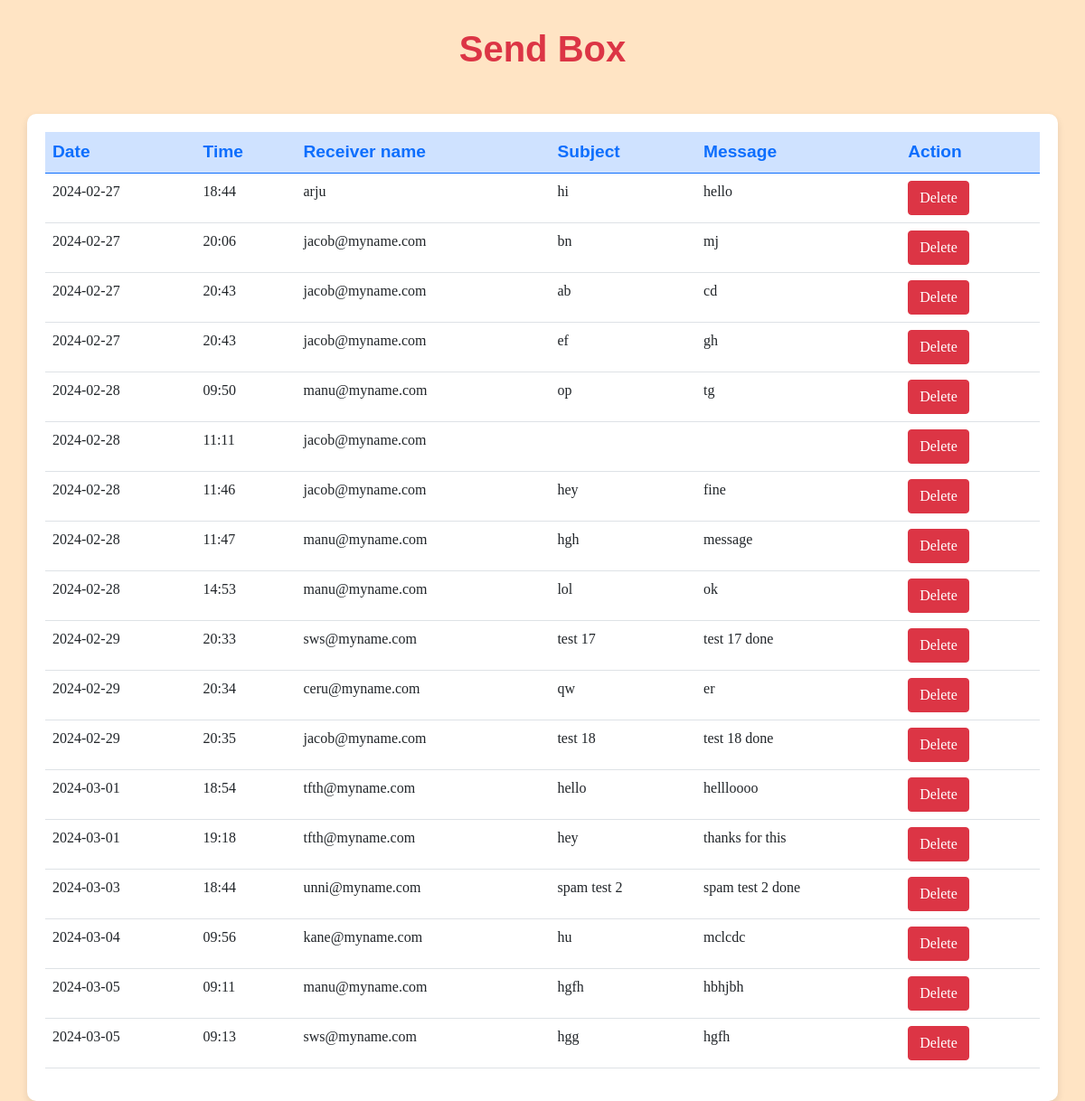
The page /view_sendmsg/ (signed in) on the database its author committed.
### user/models.py (models this page shows)
class Message_tb(models.Model):
    Sender_id = models.ForeignKey(Register_tb,related_name = 'sender_id',on_delete=models.CASCADE)
    Subject = models.TextField(max_length = 20)
    Message = models.TextField(max_length = 20)
    Date = models.TextField(max_length =20)
    Time = models.TextField(max_length =20)
    Reciever_id = models.ForeignKey(Register_tb,related_name = 'reciever_id',on_delete=models.CASCADE)
    Status = models.TextField(max_length =20)
    Filterstatus = models.TextField(max_length =20)

class Register_tb(models.Model):
    Name = models.TextField(max_length =20)
    Gender = models.TextField(max_length = 20)
    DOB = models.TextField(max_length = 20)
    Address = models.TextField(max_length =20)
    Country_id = models.ForeignKey(Country_tb,on_delete = models.CASCADE)
    State_id = models.ForeignKey(State_tb,on_delete = models.CASCADE)
    Phone = models.TextField(max_length = 20)
    Security_question = models.TextField(max_length = 20)
    Answer = models.TextField(max_length =20)
    Username = models.TextField(max_length =20)
    Password = models.TextField(max_length =20)

### user/views.py (the view)
# urls.py: path('view_sendmsg/',userviews.view_sendmsg,name="view_sendmsg"),
def view_sendmsg(request):
    user_id = request.session['userid']
    message_data = Message_tb.objects.filter(Sender_id_id = user_id,Status__in=["pending","deleted by reciever"])
    return render(request,"user/view_sendmsg.html",{'message':message_data})

### templates/user/view_sendmsg.html (shortened to what this page needs)
<!DOCTYPE html>
<html lang="en">
<head>
    <link rel="stylesheet" href="\static\css\bootstrap.css">
</head>
<body>
    <h1 class="text-center text-danger">Send Box</h1>
    <div class="container mt-5">
        <table class="table table-hover">
            {% if message %}
            <thead class="table-primary text-primary">
                <tr>
                    <th scope="col">Date</th>
                    <th scope="col">Time</th>
                    <th scope="col">Receiver name</th>
                    <th scope="col">Subject</th>
                    <th scope="col">Message</th>
                    <th scope="col">Action</th>
                </tr>
            </thead>
            <tbody style="font-family: cursive;">
                {% for i in message %}
                <tr>
                    <td>{{ i.Date }}</td>
                    <td>{{ i.Time }}</td>
                    <td>{{ i.Reciever_id.Username }}</td>
                    <td>{{ i.Subject }}</td>
                    <td>{{ i.Message }}</td>
                    <td><a href="{% url 'delete_sender' i.id %}" class="btn btn-danger">Delete</a></td>
                </tr>
                {% endfor %}
            </tbody>
            {% else %}
            <tr>
                <td colspan="6" class="text-center">Nothing to Display</td>
            </tr>
            {% endif %}
        </table>
    </div>
</body>
</html>

### templates/user/view_sendmsg.html (style rules this page uses)
body { background-color: bisque; }
.container { background-color: white; border-radius: 10px; padding: 20px; box-shadow: 0 4px 8px rgba(0, 0, 0, 0.1); margin-top: 50px; }
h1 { font-family: 'Trebuchet MS', 'Lucida Sans Unicode', 'Lucida Grande', 'Lucida Sans', Arial, sans-serif; font-weight: bolder; color: #dc3545; padding-top: 30px; }
.table-primary { font-family:'Franklin Gothic Medium', 'Arial Narrow', Arial, sans-serif; font-size: larger; }

### rows shown on the page
Message_tb: Date "2024-02-27", Time "18:44", Reciever_id.Username "arju", Subject "hi", Message "hello"
Message_tb: Date "2024-02-27", Time "20:06", Reciever_id.Username "jacob@myname.com", Subject "bn", Message "mj"
Message_tb: Date "2024-02-27", Time "20:43", Reciever_id.Username "jacob@myname.com", Subject "ab", Message "cd"
Message_tb: Date "2024-02-27", Time "20:43", Reciever_id.Username "jacob@myname.com", Subject "ef", Message "gh"
Message_tb: Date "2024-02-28", Time "09:50", Reciever_id.Username "manu@myname.com", Subject "op", Message "tg"
Message_tb: Date "2024-02-28", Time "11:11", Reciever_id.Username "jacob@myname.com"
Message_tb: Date "2024-02-28", Time "11:46", Reciever_id.Username "jacob@myname.com", Subject "hey", Message "fine"
Message_tb: Date "2024-02-28", Time "11:47", Reciever_id.Username "manu@myname.com", Subject "hgh", Message "message"
Message_tb: Date "2024-02-28", Time "14:53", Reciever_id.Username "manu@myname.com", Subject "lol", Message "ok"
Message_tb: Date "2024-02-29", Time "20:33", Reciever_id.Username "sws@myname.com", Subject "test 17", Message "test 17 done"
Message_tb: Date "2024-02-29", Time "20:34", Reciever_id.Username "ceru@myname.com", Subject "qw", Message "er"
Message_tb: Date "2024-02-29", Time "20:35", Reciever_id.Username "jacob@myname.com", Subject "test 18", Message "test 18 done"
Message_tb: Date "2024-03-01", Time "18:54", Reciever_id.Username "tfth@myname.com", Subject "hello", Message "hellloooo"
Message_tb: Date "2024-03-01", Time "19:18", Reciever_id.Username "tfth@myname.com", Subject "hey", Message "thanks for this"
Message_tb: Date "2024-03-03", Time "18:44", Reciever_id.Username "unni@myname.com", Subject "spam test 2", Message "spam test 2 done"
Message_tb: Date "2024-03-04", Time "09:56", Reciever_id.Username "kane@myname.com", Subject "hu", Message "mclcdc"
Message_tb: Date "2024-03-05", Time "09:11", Reciever_id.Username "manu@myname.com", Subject "hgfh", Message "hbhjbh"
Message_tb: Date "2024-03-05", Time "09:13", Reciever_id.Username "sws@myname.com", Subject "hgg", Message "hgfh"
